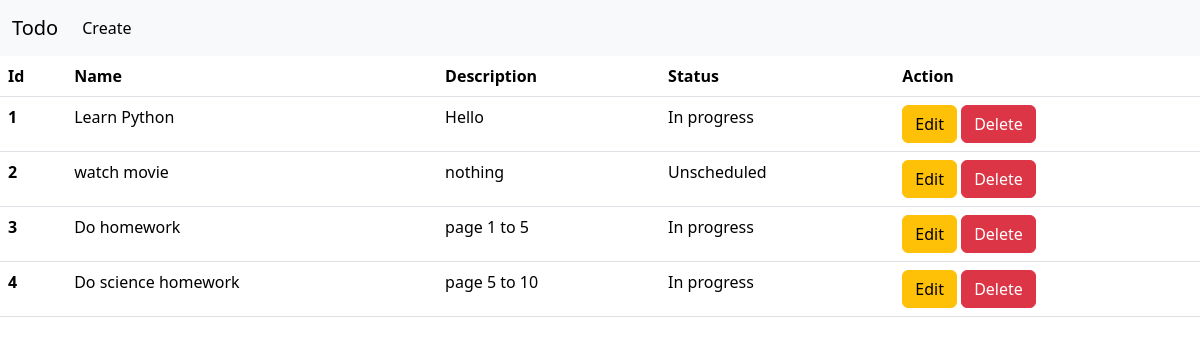
The app's page /, older data.
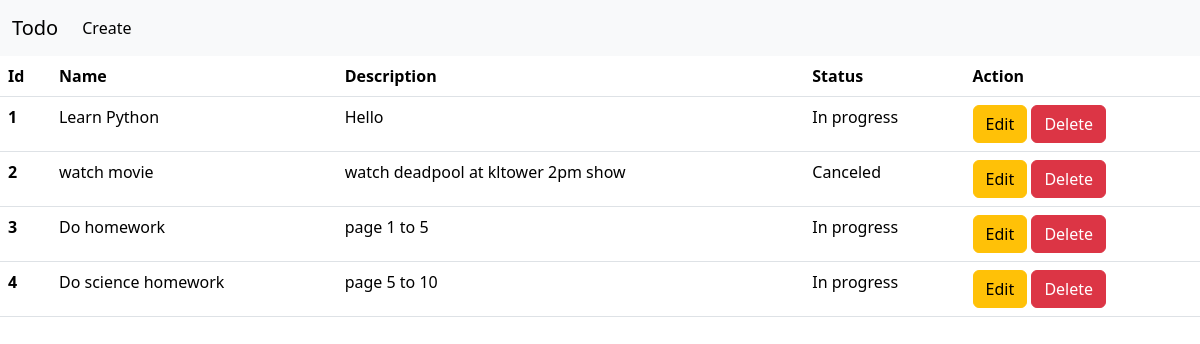
The same page, newer data.
### base/models.py (models this page shows)
class Todo(models.Model):
    name = models.CharField(max_length=100)
    description = models.TextField()
    status = models.CharField(max_length=50)

### base/views.py (the view)
# urls.py: 2. Add a URL to urlpatterns:  path('', views.home, name='home')
def home(request):
    todo_objs = Todo.objects.all()
    data = {'todos':todo_objs}
    return render(request, 'index.html', context = data)

### base/templates/index.html (shortened to what this page needs)
<!DOCTYPE html>
<html lang="en">
<head>
<link href="https://cdn.jsdelivr.net/npm/bootstrap@5.3.3/dist/css/bootstrap.min.css" rel="stylesheet">
</head>
<body>
    {% include 'nav.html' %}
    <table class="table">
        <thead>
          <tr>
            <th scope="col">Id</th>
            <th scope="col">Name</th>
            <th scope="col">Description</th>
            <th scope="col">Status</th>
            <th scope="col">Action</th>
          </tr>
        </thead>
        <tbody>
            {% for i in todos %}
                <tr>
                    <th scope="row">{{i.id}}</th>
                    <td>{{i.name}}</td>
                    <td>{{i.description}}</td>
                    <td>{{i.status}}</td>
                    <td><a href="{% url 'edit' pk=i.id %}"><button class="btn btn-warning">Edit</button></a> <a href="{% url 'delete' pk=i.id%}"> <button class="btn btn-danger"> Delete </button> </a> </td>
                </tr>
            {% endfor %}
        </tbody>
      </table>
</body>
</html>

### base/templates/nav.html (shortened to what this page needs)
<nav class="navbar navbar-expand-lg bg-body-tertiary">
    <div class="container-fluid">
      <a class="navbar-brand" href="{% url 'home' %}">Todo</a>
      <div class="collapse navbar-collapse" id="navbarNav">
        <ul class="navbar-nav">
          <li class="nav-item">
            <a class="nav-link active" aria-current="page" href="{% url 'create' %}">Create</a>
          </li>
        </ul>
      </div>
    </div>
  </nav>

Row changes from the older to the newer data that the page shows:
changed Todo "watch movie": description "nothing" → "watch deadpool at kltower 2pm show"; status "Unscheduled" → "Canceled"
